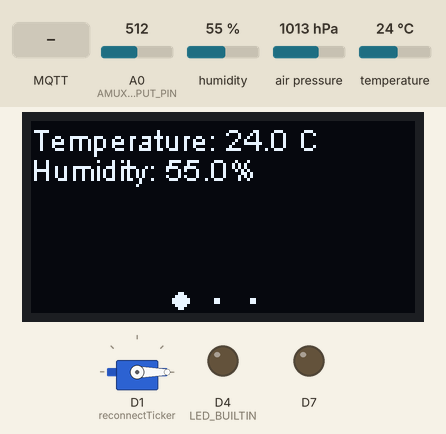
Simulated run of this sketch. Board: ESP8266 (NodeMCU). On the bench: 128×64 one-colour display, servo, output pins drawn as LEDs (lit = HIGH, except the on-board LED, lit = LOW). Inputs (shaded band) come from the test bench; at power-on: A0 (AMUX_OUTPUT_PIN) = 512, humidity 55 %, air pressure 1013 hPa, temperature 24 °C. WiFi joins after 1.5 s; servers stay silent unless stated; storage starts empty; no MQTT or app messages arrive unless stated; pins used as bus, display or sensor lines are not drawn; what the sketch prints to the serial monitor is not drawn.

Above: at 2.9 s.
3.0 s: MQTT message "manual" arrives on the second subscribed topic
At 4.02 s:
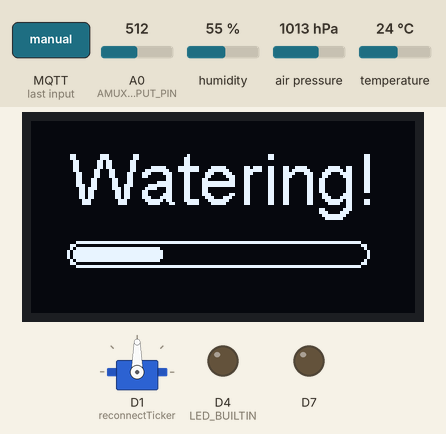
4.9 s: MQTT message "0" arrives on the third subscribed topic
At 6.8 s:
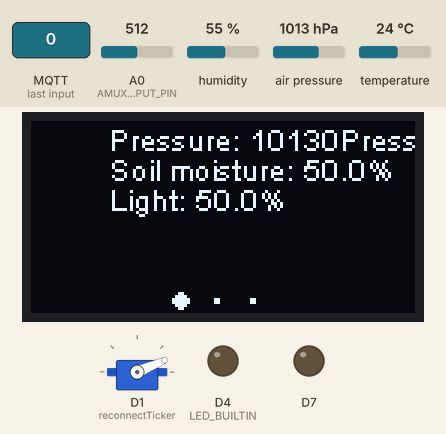
7.6 s: MQTT message "automatic" arrives on the third subscribed topic
At 8.6 s:
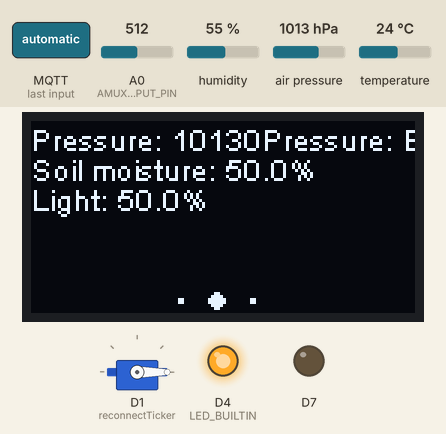
9.1 s: MQTT message "automatic" arrives on the second subscribed topic
At 10.12 s:
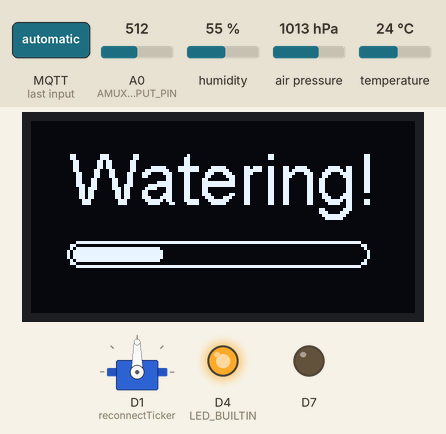
11.0 s: MQTT message "manual" arrives on the first subscribed topic
At 12.43 s:
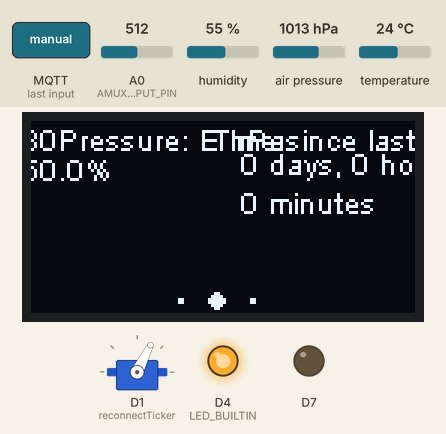
14.0 s: MQTT message "manual" arrives on the third subscribed topic
At 14.7 s:
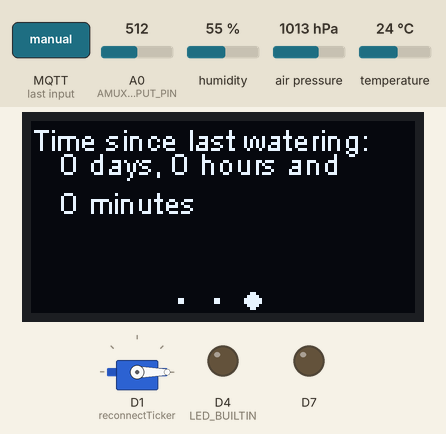
Timing chart, 0 to 17.0 s (numbered marks = the images above; inputs shaded):
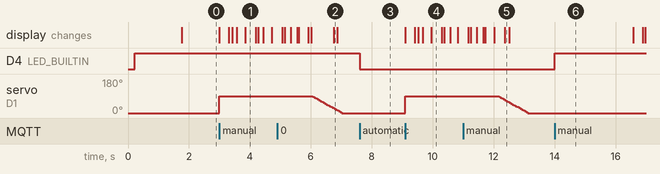

The sketch:

PlantNurseThing.ino
```cpp
#include <FS.h>  //this needs to be first, or it all crashes and burns...

#include <SSD1306.h>
#include <Ticker.h>
#include <Wire.h>
#include "DebouncedButton.h"
#include "ManagedWiFiClient.h"
#include "MqttClient.h"
#include "ScreenCarousel.h"
#include "SensorsController.h"
#include "WateringController.h"

#define SERVO_PIN D1
#define AMUX_SELECTOR_PIN D2
#define FLASH_BUTTON_PIN D3
#define I2C_SDA D5
#define I2C_SCL D6
#define RESERVOIR_EMPTY_LED D7
#define AMUX_OUTPUT_PIN A0

#define SENSOR_UPDATE_PERIOD 2000
#define SENSOR_PUBLISH_PERIOD 60000

SensorsController sensorsController(AMUX_OUTPUT_PIN, AMUX_SELECTOR_PIN);
SSD1306 oled(0x3c, I2C_SDA, I2C_SCL);
void onReservoirEmpty();  // forward declarations
void onReservoirFilled();
WateringController wateringController(
    SERVO_PIN, RESERVOIR_EMPTY_LED, oled, onReservoirEmpty, onReservoirFilled,
    []() { return sensorsController.getSoilMoisture(); });
ScreenCarousel screenCarousel(oled, sensorsController, wateringController);
Ticker updateSensorValuesTicker;
bool updateSensorValuesNextIteration = true;
Ticker publishSensorValuesTicker;
bool publishSensorValuesNextIteration = true;

enum Mode { Manual, Automatic };

FrameCallback frames[] = {
    [](OLEDDisplay* display, OLEDDisplayUiState* state, short x, short y) {
      screenCarousel.drawFrame1(display, state, x, y);
    },
    [](OLEDDisplay* display, OLEDDisplayUiState* state, short x, short y) {
      screenCarousel.drawFrame2(display, state, x, y);
    },
    [](OLEDDisplay* display, OLEDDisplayUiState* state, short x, short y) {
      screenCarousel.drawFrame3(display, state, x, y);
    }};

Mode currentMode;

DebouncedButton modeToggleButton(FLASH_BUTTON_PIN);
bool modeToggled = true;

ManagedWiFiClient managedWiFiClient;
MqttClient* mqttClient;

void setup() {
  Serial.begin(9600);
  oled.init();  // wire.begin is called here
  wateringController.begin();
  sensorsController.begin();

  updateSensorValuesTicker.attach_ms(SENSOR_UPDATE_PERIOD, []() {
    // set a flag because actually running it takes too long, because at the
    // moment we water and the same time, because we don't have a better way to
    // activate that yet
    updateSensorValuesNextIteration = true;
  });
  publishSensorValuesTicker.attach_ms(
      SENSOR_PUBLISH_PERIOD, []() { publishSensorValuesNextIteration = true; });

  pinMode(LED_BUILTIN, OUTPUT);
  setMode(Manual);
  modeToggleButton.begin();

  screenCarousel.begin(frames, 3);
  oled.flipScreenVertically();

  WiFiManager wiFiManager;
  // reset settings - for testing
  // wiFiManager.resetSettings();
  mqttClient = new MqttClient(managedWiFiClient, wiFiManager);
  mqttClient->addParameters();
  managedWiFiClient.begin(wiFiManager, [](WiFiManager* wiFiManager) {
    configModeCallback(wiFiManager, &oled);
  });
  mqttClient->saveParameters();

  mqttClient->begin();
  mqttClient->subscribe(TEST_TOPIC, 1);
  mqttClient->subscribe(WATERING_TOPIC, 1);
  mqttClient->subscribe(MODE_TOGGLE_TOPIC, 1);
  mqttClient->subscribe(UPDATE_SENSOR_TOPIC, 1);
  mqttClient->setCallback(messageCallback);
}

void loop() {
  if (currentMode == Automatic || wateringController.isWatering) {
    wateringController.update();
  }

  if (!wateringController.isWatering) {
    int remainingTimeBudget = screenCarousel.update();
    void (*todos[])() = {[]() {
                           if (updateSensorValuesNextIteration) {
                             updateSensorValuesNextIteration = false;
                             sensorsController.updateSensorValues();
                           }
                         },
                         []() {
                           if (publishSensorValuesNextIteration) {
                             publishSensorValuesNextIteration = false;
                             mqttClient->publishSensorValues(sensorsController);
                           }
                         }};
    unsigned long start = millis();
    for (auto const& todo : todos) {
      if (millis() - remainingTimeBudget > start) {
        todo();
      } else
        break;
    }
  }

  if (modeToggleButton.read() == LOW) {
    if (!modeToggled) {
      Mode newMode = currentMode == Automatic ? Manual : Automatic;
      mqttClient->publish(MODE_TOGGLE_TOPIC,
                          newMode == Automatic ? "automatic" : "manual",
                          (boolean) true);
      setMode(newMode);
    }
  } else {
    modeToggled = false;
  }

  mqttClient->update();
}

void setMode(Mode mode) {
  currentMode = mode;
  digitalWrite(LED_BUILTIN, mode == Automatic ? LOW : HIGH);
  modeToggled = true;
}

void messageCallback(char* topic, byte* payload, unsigned int length) {
  if (strcmp(TEST_TOPIC, topic) == 0) {
    Serial.print("test: ");
    for (int i = 0; i < length; i++) {
      Serial.print((char)payload[i]);
    }
  } else if (strcmp(WATERING_TOPIC, topic) == 0) {
    wateringController.startWatering();
  } else if (strcmp(UPDATE_SENSOR_TOPIC, topic) == 0) {
    updateSensorValuesNextIteration = true;
    publishSensorValuesNextIteration = true;
  } else if (strcmp(MODE_TOGGLE_TOPIC, topic) == 0) {
    payload[length] = '\0';
    String payloadString = String((char*)payload);
    if (payloadString == "manual") {
      setMode(Manual);
    } else if (payloadString == "automatic") {
      setMode(Automatic);
    } else {
      Serial.println("Invalid setMode payload!");
    }
  }
}

void onReservoirEmpty() {
  mqttClient->publish(WATER_RESERVOIR_EMPTYNESS_TOPIC, "empty", (boolean) true);
}

void onReservoirFilled() {
  mqttClient->publish(WATER_RESERVOIR_EMPTYNESS_TOPIC, "not empty",
                      (boolean) true);
}
```

Amux.cpp
```cpp
#include "Amux.h"

Amux::Amux(uint8_t _inputPin, uint8_t _selectorPin) {
  inputPin = _inputPin;
  selectorPin = _selectorPin;
  pinMode(inputPin, INPUT);
  pinMode(selectorPin, OUTPUT);
}

uint16_t Amux::getSoilMoisture() {
  digitalWrite(selectorPin, HIGH);
  // TODO: make clockwatch!
  delay(100);
  uint16_t value = analogRead(inputPin);
  // set back to low to avoid corrosion
  digitalWrite(selectorPin, LOW);
  return value;
}

uint16_t Amux::getLightIntensity() {
  // Todo: only wait 100 ms from last switch
  delay(100);  // wait shortly for sensor value to stabilize
  return analogRead(inputPin);
}
```

Amux.h
```cpp
#ifndef _AMUX_H
#define _AMUX_H

// clang-format off
#if defined(ARDUINO) && ARDUINO >= 100
  #include "arduino.h"
#else
  #include "WProgram.h"
#endif
// clang-format on

class Amux {
 private:
  uint8_t inputPin;
  uint8_t selectorPin;

 public:
  Amux(uint8_t _inputPin, uint8_t _selectorPin);
  uint16_t getSoilMoisture();
  uint16_t getLightIntensity();
};

#endif
```

DebouncedButton.cpp
```cpp
#include "DebouncedButton.h"

DebouncedButton::DebouncedButton(uint8_t _buttonPin) { buttonPin = _buttonPin; }

void DebouncedButton::begin() { pinMode(buttonPin, INPUT); }

bool DebouncedButton::read() {
  // read the state of the switch into a local variable:
  int reading = digitalRead(buttonPin);

  // check to see if you just pressed the button
  // (i.e. the input went from LOW to HIGH), and you've waited long enough
  // since the last press to ignore any noise:

  // If the switch changed, due to noise or pressing:
  if (reading != lastButtonState) {
    // reset the debouncing timer
    lastDebounceTime = millis();
  }

  if ((millis() - lastDebounceTime) > DEBOUNCE_DELAY) {
    // whatever the reading is at, it's been there for longer than the debounce
    // delay, so take it as the actual current state:

    // if the button state has changed:
    if (reading != buttonState) {
      buttonState = reading;
    }
  }

  // save the reading. Next time through the loop, it'll be the lastButtonState:
  lastButtonState = reading;
  return buttonState;
}
```

DebouncedButton.h
```cpp
#ifndef _DEBOUNCED_BUTTON_H
#define _DEBOUNCED_BUTTON_H

// clang-format off
#if defined(ARDUINO) && ARDUINO >= 100
  #include "arduino.h"
#else
  #include "WProgram.h"
#endif
// clang-format on

#define DEBOUNCE_DELAY 50

class DebouncedButton {
 private:
  uint8_t buttonPin;
  bool lastButtonState;
  bool buttonState;
  unsigned long lastDebounceTime;

 public:
  DebouncedButton(uint8_t _buttonPin);
  bool read();
  void begin();
};

#endif
```

ManagedWifiClient.cpp
```cpp
#include "ManagedWiFiClient.h"

void ManagedWiFiClient::begin(WiFiManager& wiFiManager, void (*_configModeCallback)(WiFiManager*)) {
  wiFiManager.setAPCallback(_configModeCallback);
  if (!wiFiManager.autoConnect(AP_SSID, AP_PASSWORD)) {
    Serial.println("failed to connect and hit timeout");
    // reset and try again, or maybe put it to deep sleep
    ESP.reset();
    delay(1000);
  }

  Serial.println("WiFi connected");
}

void configModeCallback(WiFiManager* myWiFiManager, SSD1306* oled) {
  oled->clear();
  oled->drawString(0, 0, "Entered config mode");

  String ipLabel = "ip: ";
  oled->drawString(0, 10, ipLabel);
  oled->drawString(oled->getStringWidth(ipLabel), 10,
                   WiFi.softAPIP().toString());

  String SsidLabel = "SSID: ";
  int SsidLabelWidth = oled->getStringWidth(SsidLabel);
  oled->drawString(0, 20, SsidLabel);
  oled->drawStringMaxWidth(SsidLabelWidth, 20,
                           oled->getWidth() - SsidLabelWidth,
                           myWiFiManager->getConfigPortalSSID());

  String passwordLabel = "password: ";
  oled->drawString(0, 44, "password: ");
  oled->drawString(oled->getStringWidth(passwordLabel), 44, AP_PASSWORD);
  oled->display();
}
```

ManagedWifiClient.h
```cpp
#ifndef _MANAGED_WIFI_CLIENT_H
#define _MANAGED_WIFI_CLIENT_H

// clang-format off
#if defined(ARDUINO) && ARDUINO >= 100
  #include "arduino.h"
#else
  #include "WProgram.h"
#endif
// clang-format on

#include <DNSServer.h>
#include <ESP8266WebServer.h>
#include <ESP8266WiFi.h>
#include <SSD1306.h>
#include "WiFiManager.h"

#define AP_SSID "Plant Nurse Access Point"
#define AP_PASSWORD "plantNurse"

void configModeCallback(WiFiManager* wiFiManager, SSD1306* oled);

class ManagedWiFiClient : public WiFiClientSecure {
 public:
  void begin(WiFiManager& wiFiManager, void (*_configModeCallback)(WiFiManager*));
};

#endif
```

MqttClient.cpp
```cpp
#include "MqttClient.h"

bool shouldSaveConfig;

MqttClient::MqttClient(WiFiClient& _wiFiClient, WiFiManager& _wiFiManager)
    : wiFiClient(_wiFiClient),
      PubSubClient(_wiFiClient),
      wiFiManager(_wiFiManager) {}

void saveConfigCallback() {
  Serial.println("Should save config");
  // set flag because saving to SPIFF takes too long
  shouldSaveConfig = true;
}

void MqttClient::addParameters() {
  // clean FS, for testing
  // SPIFFS.format();

  Serial.println("mounting FS...");
  if (SPIFFS.begin()) {
    Serial.println("mounted file system");
    if (SPIFFS.exists("/config.json")) {
      // file exists, reading and loading
      Serial.println("reading config file");
      File configFile = SPIFFS.open("/config.json", "r");
      if (configFile) {
        Serial.println("opened config file");
        size_t size = configFile.size();
        // Allocate a buffer to store contents of the file.
        std::unique_ptr<char[]> buf(new char[size]);

        configFile.readBytes(buf.get(), size);
        DynamicJsonBuffer jsonBuffer;
        JsonObject& json = jsonBuffer.parseObject(buf.get());
        json.printTo(Serial);
        if (json.success()) {
          Serial.println("\nparsed json");

          strcpy(mqttServer, json["mqttServer"]);
          mqttPort = json["mqtt_port"];
          strcpy(mqttClientId, json["mqttClientId"]);
          strcpy(mqttUsername, json["mqttUsername"]);
          strcpy(mqttPassword, json["mqttPassword"]);
        } else {
          Serial.println("failed to load json config");
        }
        configFile.close();
      }
    }
  } else {
    Serial.println("failed to mount FS");
  }
  // end read

  mqttServerParameter = new WiFiManagerParameter(
      "server", "server address", mqttServer, MQTT_SERVER_LENGTH);
  mqttPortParameter = new WiFiManagerParameter(
      "port", "port", String(mqttPort).c_str(), MQTT_PORT_LENGTH);
  mqttClientIdParameter = new WiFiManagerParameter(
      "mqttClientId", "client id", mqttClientId, MQTT_CLIENT_ID_LENGTH);
  mqttUsernameParameter = new WiFiManagerParameter(
      "username", "username", mqttUsername, MQTT_USERNAME_LENGTH);
  mqttPasswordParameter = new WiFiManagerParameter(
      "password", "password", mqttPassword, MQTT_PASSWORD_LENGTH);

  wiFiManager.setSaveConfigCallback(saveConfigCallback);

  wiFiManager.addParameter(mqttServerParameter);
  wiFiManager.addParameter(mqttPortParameter);
  wiFiManager.addParameter(mqttClientIdParameter);
  wiFiManager.addParameter(mqttUsernameParameter);
  wiFiManager.addParameter(mqttPasswordParameter);
}

void MqttClient::saveParameters() {
  strcpy(mqttServer, mqttServerParameter->getValue());
  mqttPort = String(mqttPortParameter->getValue()).toInt();
  strcpy(mqttClientId, mqttClientIdParameter->getValue());
  strcpy(mqttUsername, mqttUsernameParameter->getValue());
  strcpy(mqttPassword, mqttPasswordParameter->getValue());

  if (shouldSaveConfig) {
    Serial.println("saving config");
    DynamicJsonBuffer jsonBuffer;
    JsonObject& json = jsonBuffer.createObject();
    json["mqttServer"] = mqttServer;
    json["mqtt_port"] = mqttPort;
    json["mqttUsername"] = mqttUsername;
    json["mqttPassword"] = mqttPassword;
    json["mqttClientId"] = mqttClientId;

    File configFile = SPIFFS.open("/config.json", "w");
    if (!configFile) {
      Serial.println("failed to open config file for writing");
    }

    json.printTo(Serial);
    Serial.println();
    json.printTo(configFile);
    configFile.close();
  }
  // end save
}

void MqttClient::begin() { setServer(mqttServer, mqttPort); }

void MqttClient::badParametersReset() {
  Serial.println("Restarting the Access Point");
  wiFiManager.resetSettings();
  delay(50);  // make sure the settings are really reset or something
  // basically die and wait for WDT to reset me
  while (1)
    ;
}

void MqttClient::connect() {
  Serial.print("Attempting MQTT connection...");
  // Attempt to connect
  if (PubSubClient::connect(mqttClientId, mqttUsername, mqttPassword, STATUS_TOPIC, 1, (boolean) true, "offline")) {
    Serial.println("connected");
    reconnectTicker.detach();
    tickerAttached = false;
    for (auto const& subscription : subscriptions) {
        PubSubClient::subscribe(subscription.first, subscription.second);
    }
    publish(STATUS_TOPIC, "online", (boolean) true);
  } else {
    Serial.print("Failed: ");
    switch (state()) {
      case 2:
        Serial.println("The server rejected the client id.");
        badParametersReset();
        break;
      case 4:
        Serial.println("The server rejected the username/password.");
        badParametersReset();
        break;
      case 5:
        Serial.println("The client was not authorized to connect.");
        Serial.println("This was probably cause by bad credentials.");
        badParametersReset();
      default:
        Serial.print("Client state = ");
        Serial.println(state());
        Serial.println(" try again in 5 seconds");
        break;
    }
  }
}

void connectCallbackWrapper(MqttClient* mqttClient) { mqttClient->connect(); }

void MqttClient::update() {
  // Loop until we're reconnected
  if (!connected() && !tickerAttached) {
    reconnectTicker.attach(5, connectCallbackWrapper, this);
    tickerAttached = true;
    connect();
  }

  loop();
}

void MqttClient::publishSensorValues(SensorsController& sensorsController) {
  char buff[6];
  dtostrf(sensorsController.getTemperature(), 2, 1, buff);
  publish(TEMPERATURE_TOPIC, buff, (boolean) 1);
  dtostrf(sensorsController.getHumidity(), 2, 1, buff);
  publish(HUMIDITY_TOPIC, buff, (boolean) 1);
  dtostrf(sensorsController.getPressure(), 2, 1, buff);
  publish(PRESSURE_TOPIC, buff, (boolean) 1);
  dtostrf(sensorsController.getSoilMoisture(), 2, 1, buff);
  publish(SOIL_MOISTURE_TOPIC, buff, (boolean) 1);
  dtostrf(sensorsController.getLightIntensity(), 2, 1, buff);
  publish(LIGHT_TOPIC, buff, (boolean) 1);
}

boolean MqttClient::subscribe(const char* topic){
  MqttClient::subscribe(topic, 0);
}

boolean MqttClient::subscribe(const char* topic, uint8_t qos){
  subscriptions.push_back(std::pair<const char*, uint8_t> (topic, qos));
  if(connected()){
    PubSubClient::subscribe(topic, qos);
  }
}
```

MqttClient.h
```cpp
#ifndef _MQTT_CLIENT_H
#define _MQTT_CLIENT_H

// clang-format off
#if defined(ARDUINO) && ARDUINO >= 100
  #include "arduino.h"
#else
  #include "WProgram.h"
#endif
// clang-format on

#include <ESP8266WiFi.h>
#include <FS.h>
#include <ArduinoJson.h>
#include "WiFiManager.h"
#include <PubSubClient.h>
#include <Ticker.h>
#include "SensorsController.h"
#include <list>
#include <utility>
#include <stdlib.h>

#define MQTT_SERVER_LENGTH 40
#define MQTT_PORT_LENGTH 6
#define MQTT_CLIENT_ID_LENGTH 20
#define MQTT_USERNAME_LENGTH 20
#define MQTT_PASSWORD_LENGTH 20

#define TOPIC_PREFIX "plantNurse/"
#define TEST_TOPIC TOPIC_PREFIX "test"
#define TEMPERATURE_TOPIC TOPIC_PREFIX "temperature"
#define HUMIDITY_TOPIC TOPIC_PREFIX "humidity"
#define PRESSURE_TOPIC TOPIC_PREFIX "pressure"
#define SOIL_MOISTURE_TOPIC TOPIC_PREFIX "soilMoisture"
#define LIGHT_TOPIC TOPIC_PREFIX "light"
#define WATERING_TOPIC TOPIC_PREFIX "waterNow"
#define MODE_TOGGLE_TOPIC TOPIC_PREFIX "mode"
#define STATUS_TOPIC TOPIC_PREFIX "status"
#define UPDATE_SENSOR_TOPIC TOPIC_PREFIX "updateSensorsNow"
#define WATER_RESERVOIR_EMPTYNESS_TOPIC TOPIC_PREFIX "waterReservoirEmptyness"

class MqttClient : public PubSubClient {
 private:
  WiFiClient& wiFiClient;
  WiFiManager& wiFiManager;
  unsigned long lastPingMillis;
  WiFiManagerParameter* mqttServerParameter;
  WiFiManagerParameter* mqttPortParameter;
  WiFiManagerParameter* mqttClientIdParameter;
  WiFiManagerParameter* mqttUsernameParameter;
  WiFiManagerParameter* mqttPasswordParameter;
  Ticker reconnectTicker;
  bool tickerAttached;
  char mqttServer[MQTT_SERVER_LENGTH];
  int mqttPort = 8080;
  char mqttClientId[MQTT_CLIENT_ID_LENGTH];
  char mqttUsername[MQTT_USERNAME_LENGTH];
  char mqttPassword[MQTT_PASSWORD_LENGTH];
  std::list<std::pair<const char*, uint8_t>> subscriptions;


 public:
  MqttClient(WiFiClient& _wiFiClient, WiFiManager& _wiFiManager);
  void addParameters();
  void saveParameters();
  void begin();
  void badParametersReset();
  void update();
  void connect();
  void publishSensorValues(SensorsController& sensorsController);
  boolean subscribe(const char* topic);
  boolean subscribe(const char* topic, uint8_t qos);
};

#endif
```

Source omitted: ScreenCarousel.cpp (2632 bytes), ScreenCarousel.h (1030 bytes), SensorsController.cpp (1176 bytes), SensorsController.h (764 bytes), TimedTicker.cpp (82 bytes), TimedTicker.h (655 bytes), WateringController.cpp (3060 bytes), WateringController.h (1579 bytes)

Measured:
- after the input at 3.0 s, servo on D1 (reconnectTicker): 0° → 90° at once; the display: first changes at once (image 1 shows a later state)
- after the input at 4.9 s, the display: first differs from a run without the input after 1.9 s (image 2)
- after the input at 7.6 s, D4 (LED_BUILTIN): HIGH → LOW at once
- after the input at 9.1 s, servo on D1 (reconnectTicker): 0° → 90° at once; the display: first changes at once (image 4 shows a later state)
- after the input at 11.0 s, the display: first differs from a run without the input after 1.4 s (image 5)
- after the input at 14.0 s, D4 (LED_BUILTIN): LOW → HIGH at once
